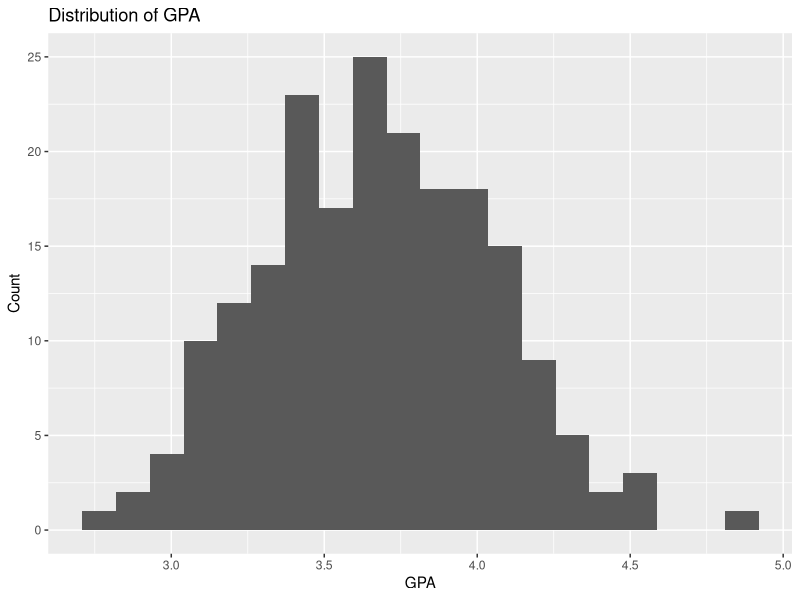
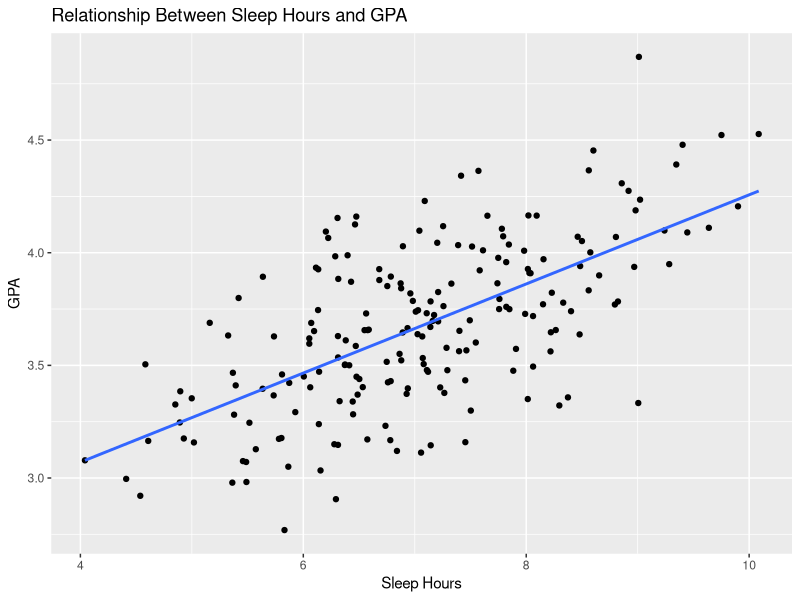
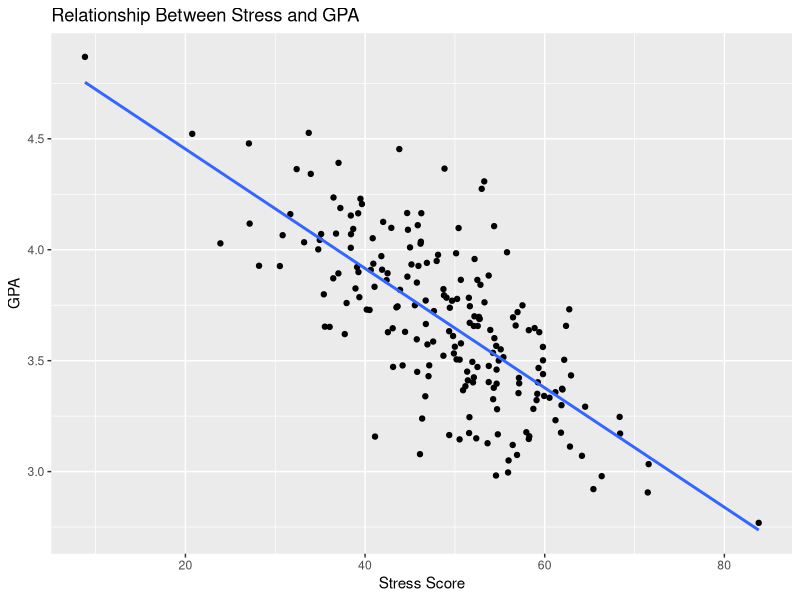

Write R code to recreate these figures, in order.
## ---- chunk 1
library(tidyverse)

set.seed(123)

n <- 200

data <- tibble(
  age = round(rnorm(n, 21, 2)),
  sleep_hours = rnorm(n, 7, 1.2),
  screen_time = rnorm(n, 5, 2)
) %>%
  mutate(
    stress_score = 50 + screen_time * 4 - sleep_hours * 3 + rnorm(n, 0, 5),
    GPA = 3.8 + sleep_hours * 0.12 - stress_score * 0.02 + rnorm(n, 0, 0.2)
  )
## ---- chunk 2
# Distribution of GPA
ggplot(data, aes(x = GPA)) +
  geom_histogram(bins = 20) +
  labs(
    title = "Distribution of GPA",
    x = "GPA",
    y = "Count"
  )
## ---- chunk 3
# Sleep and GPA
ggplot(data, aes(x = sleep_hours, y = GPA)) +
  geom_point() +
  geom_smooth(method = "lm", se = FALSE) +
  labs(
    title = "Relationship Between Sleep Hours and GPA",
    x = "Sleep Hours",
    y = "GPA"
  )
## ---- chunk 4
# Stress and GPA
ggplot(data, aes(x = stress_score, y = GPA)) +
  geom_point() +
  geom_smooth(method = "lm", se = FALSE) +
  labs(
    title = "Relationship Between Stress and GPA",
    x = "Stress Score",
    y = "GPA"
  )
## ---- chunk 5
# Linear Regression Model

model <- lm(GPA ~ sleep_hours + stress_score, data = data)

summary(model)
